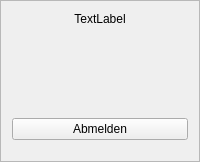
        <widget class="QFrame" name="userInfoFrame">
         <property name="sizePolicy">
          <sizepolicy hsizetype="Preferred" vsizetype="Minimum">
           <horstretch>0</horstretch>
           <verstretch>0</verstretch>
          </sizepolicy>
         </property>
         <property name="minimumSize">
          <size>
           <width>0</width>
           <height>0</height>
          </size>
         </property>
         <property name="maximumSize">
          <size>
           <width>200</width>
           <height>16000</height>
          </size>
         </property>
         <property name="baseSize">
          <size>
           <width>0</width>
           <height>0</height>
          </size>
         </property>
         <property name="frameShape">
          <enum>QFrame::StyledPanel</enum>
         </property>
         <property name="frameShadow">
          <enum>QFrame::Raised</enum>
         </property>
         <layout class="QVBoxLayout" name="verticalLayout_6">
          <item>
           <layout class="QVBoxLayout" name="verticalLayout" stretch="0,1,0">
            <item>
             <widget class="QLabel" name="displayNameLabel">
              <property name="sizePolicy">
               <sizepolicy hsizetype="Minimum" vsizetype="Preferred">
                <horstretch>0</horstretch>
                <verstretch>0</verstretch>
               </sizepolicy>
              </property>
              <property name="minimumSize">
               <size>
                <width>0</width>
                <height>0</height>
               </size>
              </property>
              <property name="text">
               <string>TextLabel</string>
              </property>
              <property name="alignment">
               <set>Qt::AlignCenter</set>
              </property>
             </widget>
            </item>
            <item>
             <widget class="QLabel" name="userInfoIconLabel">
              <property name="sizePolicy">
               <sizepolicy hsizetype="Preferred" vsizetype="Preferred">
                <horstretch>0</horstretch>
                <verstretch>0</verstretch>
               </sizepolicy>
              </property>
              <property name="minimumSize">
               <size>
                <width>80</width>
                <height>80</height>
               </size>
              </property>
              <property name="maximumSize">
               <size>
                <width>500</width>
                <height>500</height>
               </size>
              </property>
              <property name="baseSize">
               <size>
                <width>0</width>
                <height>0</height>
               </size>
              </property>
              <property name="accessibleName">
               <string notr="true"/>
              </property>
              <property name="accessibleDescription">
               <string notr="true"/>
              </property>
              <property name="text">
               <string notr="true"/>
              </property>
              <property name="scaledContents">
               <bool>false</bool>
              </property>
              <property name="alignment">
               <set>Qt::AlignCenter</set>
              </property>
              <property name="wordWrap">
               <bool>false</bool>
              </property>
             </widget>
            </item>
            <item>
             <widget class="QrkPushButton" name="logOnOffButton">
              <property name="sizePolicy">
               <sizepolicy hsizetype="Minimum" vsizetype="Preferred">
                <horstretch>0</horstretch>
                <verstretch>0</verstretch>
               </sizepolicy>
              </property>
              <property name="minimumSize">
               <size>
                <width>0</width>
                <height>0</height>
               </size>
              </property>
              <property name="maximumSize">
               <size>
                <width>16777215</width>
                <height>16777215</height>
               </size>
              </property>
              <property name="text">
               <string>Abmelden</string>
              </property>
              <property name="icon">
               <iconset resource="../../qrk.qrc">
                <normaloff>:/src/icons/lock.png</normaloff>:/src/icons/lock.png</iconset>
              </property>
              <property name="iconSize">
               <size>
                <width>32</width>
                <height>32</height>
               </size>
              </property>
             </widget>
            </item>
           </layout>
          </item>
          <item>
           <spacer name="verticalSpacer_4">
            <property name="orientation">
             <enum>Qt::Vertical</enum>
            </property>
            <property name="sizeHint" stdset="0">
             <size>
              <width>20</width>
              <height>10</height>
             </size>
            </property>
           </spacer>
          </item>
         </layout>
        </widget>
